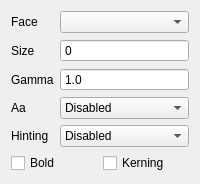
         <widget class="QWidget" name="tabFont">
          <attribute name="title">
           <string>Font</string>
          </attribute>
          <layout class="QVBoxLayout" name="verticalLayout_8">
           <item>
            <layout class="QFormLayout" name="formLayout_3">
             <item row="0" column="0">
              <widget class="QLabel" name="label_12">
               <property name="sizePolicy">
                <sizepolicy hsizetype="Preferred" vsizetype="Preferred">
                 <horstretch>0</horstretch>
                 <verstretch>0</verstretch>
                </sizepolicy>
               </property>
               <property name="text">
                <string>Face</string>
               </property>
               <property name="alignment">
                <set>Qt::AlignLeading|Qt::AlignLeft|Qt::AlignVCenter</set>
               </property>
              </widget>
             </item>
             <item row="0" column="1">
              <widget class="QComboBox" name="cbTextFontFace">
               <property name="sizePolicy">
                <sizepolicy hsizetype="Expanding" vsizetype="Fixed">
                 <horstretch>0</horstretch>
                 <verstretch>0</verstretch>
                </sizepolicy>
               </property>
               <property name="focusPolicy">
                <enum>Qt::StrongFocus</enum>
               </property>
              </widget>
             </item>
             <item row="1" column="0">
              <widget class="QLabel" name="label_15">
               <property name="text">
                <string>Size</string>
               </property>
              </widget>
             </item>
             <item row="1" column="1">
              <layout class="QHBoxLayout" name="horizontalLayout_10">
               <item>
                <widget class="QSpinBox" name="sbTextFontSize">
                 <property name="sizePolicy">
                  <sizepolicy hsizetype="Expanding" vsizetype="Fixed">
                   <horstretch>0</horstretch>
                   <verstretch>0</verstretch>
                  </sizepolicy>
                 </property>
                 <property name="focusPolicy">
                  <enum>Qt::WheelFocus</enum>
                 </property>
                 <property name="readOnly">
                  <bool>false</bool>
                 </property>
                 <property name="buttonSymbols">
                  <enum>QAbstractSpinBox::NoButtons</enum>
                 </property>
                </widget>
               </item>
              </layout>
             </item>
             <item row="2" column="0">
              <widget class="QLabel" name="label_14">
               <property name="text">
                <string>Gamma</string>
               </property>
              </widget>
             </item>
             <item row="2" column="1">
              <layout class="QHBoxLayout" name="horizontalLayout_11">
               <item>
                <widget class="QDoubleSpinBox" name="sbFontGamma">
                 <property name="sizePolicy">
                  <sizepolicy hsizetype="Expanding" vsizetype="Fixed">
                   <horstretch>0</horstretch>
                   <verstretch>0</verstretch>
                  </sizepolicy>
                 </property>
                 <property name="focusPolicy">
                  <enum>Qt::WheelFocus</enum>
                 </property>
                 <property name="readOnly">
                  <bool>false</bool>
                 </property>
                 <property name="buttonSymbols">
                  <enum>QAbstractSpinBox::NoButtons</enum>
                 </property>
                 <property name="decimals">
                  <number>1</number>
                 </property>
                 <property name="minimum">
                  <double>0.300000000000000</double>
                 </property>
                 <property name="maximum">
                  <double>1.900000000000000</double>
                 </property>
                 <property name="singleStep">
                  <double>0.100000000000000</double>
                 </property>
                 <property name="value">
                  <double>1.000000000000000</double>
                 </property>
                </widget>
               </item>
              </layout>
             </item>
             <item row="3" column="0">
              <widget class="QLabel" name="label_5">
               <property name="text">
                <string>Aa</string>
               </property>
              </widget>
             </item>
             <item row="3" column="1">
              <widget class="QComboBox" name="cbAA">
               <property name="sizePolicy">
                <sizepolicy hsizetype="Expanding" vsizetype="Fixed">
                 <horstretch>0</horstretch>
                 <verstretch>0</verstretch>
                </sizepolicy>
               </property>
               <item>
                <property name="text">
                 <string>Disabled</string>
                </property>
               </item>
               <item>
                <property name="text">
                 <string>On for large fonts</string>
                </property>
               </item>
               <item>
                <property name="text">
                 <string>On for all fonts</string>
                </property>
               </item>
              </widget>
             </item>
             <item row="4" column="0">
              <widget class="QLabel" name="label_6">
               <property name="text">
                <string>Hinting</string>
               </property>
              </widget>
             </item>
             <item row="4" column="1">
              <widget class="QComboBox" name="cbHinting">
               <property name="sizePolicy">
                <sizepolicy hsizetype="Expanding" vsizetype="Fixed">
                 <horstretch>0</horstretch>
                 <verstretch>0</verstretch>
                </sizepolicy>
               </property>
               <item>
                <property name="text">
                 <string>Disabled</string>
                </property>
               </item>
               <item>
                <property name="text">
                 <string>Bytecode</string>
                </property>
               </item>
               <item>
                <property name="text">
                 <string>Auto</string>
                </property>
               </item>
              </widget>
             </item>
            </layout>
           </item>
           <item>
            <layout class="QHBoxLayout" name="horizontalLayout_3">
             <item>
              <widget class="QCheckBox" name="cbEmbolden">
               <property name="sizePolicy">
                <sizepolicy hsizetype="Preferred" vsizetype="Fixed">
                 <horstretch>0</horstretch>
                 <verstretch>0</verstretch>
                </sizepolicy>
               </property>
               <property name="text">
                <string>Bold</string>
               </property>
              </widget>
             </item>
             <item>
              <widget class="QCheckBox" name="cbKerning">
               <property name="sizePolicy">
                <sizepolicy hsizetype="Preferred" vsizetype="Fixed">
                 <horstretch>0</horstretch>
                 <verstretch>0</verstretch>
                </sizepolicy>
               </property>
               <property name="text">
                <string>Kerning</string>
               </property>
              </widget>
             </item>
            </layout>
           </item>
          </layout>
         </widget>
